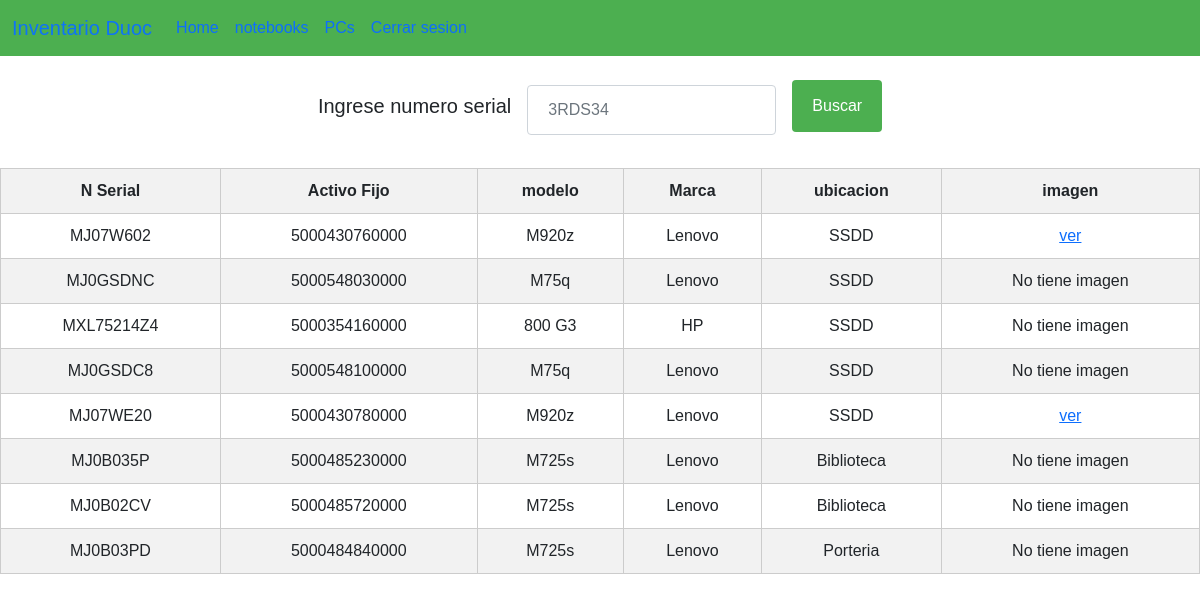
/pc, run on the app's committed database.
### carritos/models.py (models this page shows, shortened)
class PC(models.Model):
    serial= models.CharField(primary_key=True,max_length=20)
    activo_fijo= models.CharField(max_length=20)
    modelo = models.CharField(max_length=30)
    marca=models.ForeignKey(Marca, on_delete=models.CASCADE)
    ubicacion = models.ForeignKey(Ubicacion, on_delete=models.CASCADE, null=True)
    imagen = models.ImageField(upload_to = 'act_pc', null=True)

class Marca(models.Model):
    nombre = models.CharField(max_length=20)
    def __str__(self):
        return self.nombre

class Ubicacion(models.Model):
    lugar = models.CharField(max_length=12)
    piso = models.CharField(max_length=12)
    def __str__(self):
        return self.lugar

### carritos/views.py (the view)
# urls.py: path('pc',views.pc, name='pc'),
def pc(request):
    if request.method == 'GET':
        pc= PC.objects.all()
        return render(request,'pc.html',{'pc':pc})
    else:
        activo = username = request.POST['activo']
        notebook= Notebook.objects.get(serial=activo)
        return render(request,'notebook.html',{'ac':notebook})

### carritos/templates/pc.html (shortened to what this page needs)
{%extends 'base.html'%}
{%block content%}
    <div style="margin: 0 auto;">
        <form method="POST" class="row g-3"> {% csrf_token %}
            <div class="col-auto">
              <h5>Ingrese numero serial</h5>
            </div>
            <div class="col-auto">
              <input type="text" class="form-control" name="activo" placeholder="3RDS34">
            </div>
            <div class="col-auto">
              <button type="submit" class="btn btn-primary mb-3">Buscar</button>
            </div>
        </form>
        <table style="align-items: center;">
            <thead>
                <tr>
                    <th>N Serial</th>
                    <th>Activo Fijo</th>
                    <th>modelo</th>
                    <th>Marca</th>
                    <th>ubicacion</th>
                    <th>imagen</th>
                </tr>
            </thead>
            <tbody>
                {%for p in pc%}
                    <tr>
                        <td>{{p.serial}}</td>
                        <td>{{p.activo_fijo}}</td>
                        <td>{{p.modelo}}</td>
                        <td>{{p.marca}}</td>
                        <td>{{p.ubicacion}}</td>
                        <td>
                            {% if p.imagen %}
                                <a href="media/{{p.imagen}}">ver</a>
                            {% else %}
                                No tiene imagen
                            {% endif %}
                        </td>
                    </tr>
                {%endfor%}
            </tbody>
        </table>
    </div>
{%endblock%}

### carritos/templates/base.html (style rules this page uses)
body { font-family: Arial, sans-serif; margin: 0; padding: 0; }
form { display: flex; justify-content: center; align-items: center; margin: 20px; }
input[type="text"] { width: 100%; padding: 12px 20px; margin: 8px 0; box-sizing: border-box; }
button[type="submit"] { background-color: #4CAF50; color: white; padding: 14px 20px; margin: 8px 0; border: none; cursor: pointer; width: 100%; }
table { width: 100%; border-collapse: collapse; }
th, td { border: 1px solid #ccc; padding: 10px; text-align: center; }
th { background-color: #f2f2f2; }
tr:nth-child(even) { background-color: #f2f2f2; }

### data on the page
PC: serial "MJ07W602", activo_fijo "5000430760000", modelo "M920z", marca "Lenovo", ubicacion "SSDD"
PC: serial "MJ0GSDNC", activo_fijo "5000548030000", modelo "M75q", marca "Lenovo", ubicacion "SSDD", imagen "No tiene imagen"
PC: serial "MXL75214Z4", activo_fijo "5000354160000", modelo "800 G3", marca "HP", ubicacion "SSDD", imagen "No tiene imagen"
PC: serial "MJ0GSDC8", activo_fijo "5000548100000", modelo "M75q", marca "Lenovo", ubicacion "SSDD", shows "No tiene imagen"
PC: serial "MJ07WE20", activo_fijo "5000430780000", modelo "M920z", marca "Lenovo", ubicacion "SSDD"
PC: serial "MJ0B035P", activo_fijo "5000485230000", modelo "M725s", marca "Lenovo", ubicacion "Biblioteca", shows "No tiene imagen"
PC: serial "MJ0B02CV", activo_fijo "5000485720000", modelo "M725s", marca "Lenovo", ubicacion "Biblioteca", imagen "No tiene imagen"
PC: serial "MJ0B03PD", activo_fijo "5000484840000", modelo "M725s", marca "Lenovo", ubicacion "Porteria", imagen "No tiene imagen"
